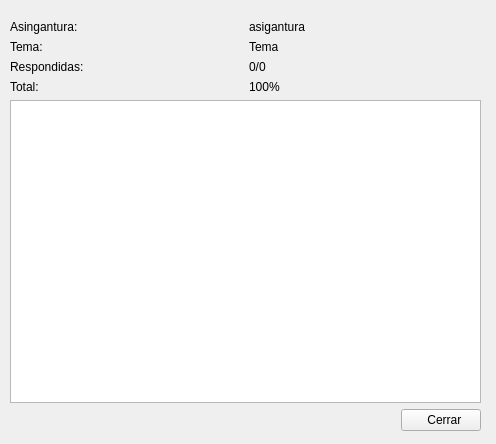
<?xml version="1.0" encoding="UTF-8"?>
<ui version="4.0">
 <class>ScoreForm</class>
 <widget class="QWidget" name="ScoreForm">
  <property name="geometry">
   <rect>
    <x>0</x>
    <y>0</y>
    <width>496</width>
    <height>444</height>
   </rect>
  </property>
  <property name="windowTitle">
   <string>Form</string>
  </property>
  <widget class="QWidget" name="layoutWidget">
   <property name="geometry">
    <rect>
     <x>10</x>
     <y>20</y>
     <width>471</width>
     <height>411</height>
    </rect>
   </property>
   <layout class="QVBoxLayout" name="verticalLayout">
    <item>
     <layout class="QGridLayout" name="gridLayout">
      <item row="0" column="0">
       <widget class="QLabel" name="lblAsi">
        <property name="text">
         <string>Asingantura:</string>
        </property>
       </widget>
      </item>
      <item row="0" column="1">
       <widget class="QLabel" name="Asig">
        <property name="text">
         <string>asigantura</string>
        </property>
       </widget>
      </item>
      <item row="1" column="0">
       <widget class="QLabel" name="lblTem">
        <property name="text">
         <string>Tema:</string>
        </property>
       </widget>
      </item>
      <item row="1" column="1">
       <widget class="QLabel" name="Tema">
        <property name="text">
         <string>Tema</string>
        </property>
       </widget>
      </item>
      <item row="2" column="0">
       <widget class="QLabel" name="lblRes">
        <property name="text">
         <string>Respondidas:</string>
        </property>
       </widget>
      </item>
      <item row="2" column="1">
       <widget class="QLabel" name="Cont">
        <property name="text">
         <string>0/0</string>
        </property>
       </widget>
      </item>
      <item row="3" column="0">
       <widget class="QLabel" name="lblTot">
        <property name="text">
         <string>Total:</string>
        </property>
       </widget>
      </item>
      <item row="3" column="1">
       <widget class="QLabel" name="Porc">
        <property name="text">
         <string>100%</string>
        </property>
       </widget>
      </item>
     </layout>
    </item>
    <item>
     <widget class="QTableView" name="tblScore"/>
    </item>
    <item>
     <layout class="QHBoxLayout" name="horizontalLayout">
      <item>
       <spacer name="horizontalSpacer">
        <property name="orientation">
         <enum>Qt::Horizontal</enum>
        </property>
        <property name="sizeHint" stdset="0">
         <size>
          <width>388</width>
          <height>20</height>
         </size>
        </property>
       </spacer>
      </item>
      <item>
       <widget class="QPushButton" name="btnClose">
        <property name="text">
         <string>  Cerrar</string>
        </property>
        <property name="icon">
         <iconset>
          <normaloff>Recursos/salida.png</normaloff>Recursos/salida.png</iconset>
        </property>
       </widget>
      </item>
     </layout>
    </item>
   </layout>
  </widget>
 </widget>
 <resources/>
 <connections/>
</ui>
